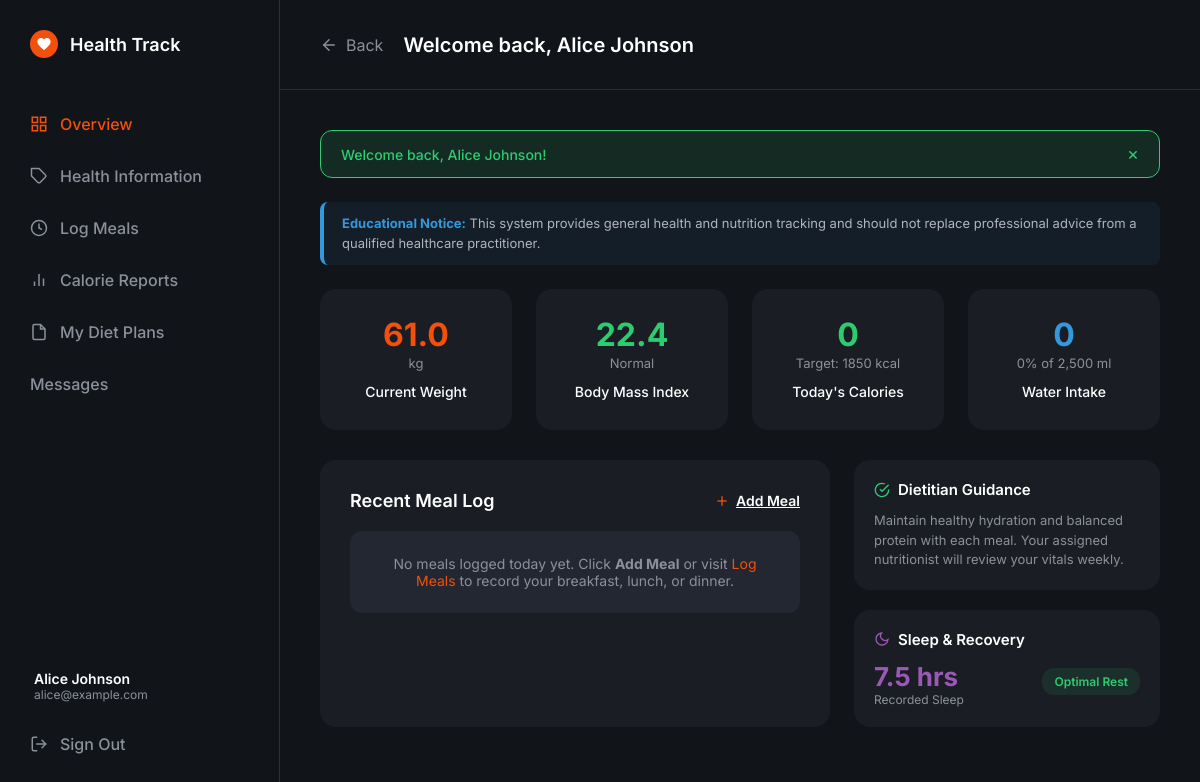
/user/dashboard.php (signed in), run on the app's committed database.
### tables this page shows
CREATE TABLE IF NOT EXISTS `users` (
    `id` INT AUTO_INCREMENT PRIMARY KEY,
    `name` VARCHAR(100) NOT NULL,
    `email` VARCHAR(150) NOT NULL UNIQUE,
    `password` VARCHAR(255) NOT NULL,
    `phone` VARCHAR(30) NULL,
    `role` ENUM('admin', 'dietitian', 'user') NOT NULL DEFAULT 'user',
    `status` ENUM('active', 'inactive', 'suspended', 'pending') NOT NULL DEFAULT 'active',
    `created_at` TIMESTAMP DEFAULT CURRENT_TIMESTAMP,
    `updated_at` TIMESTAMP DEFAULT CURRENT_TIMESTAMP ON UPDATE CURRENT_TIMESTAMP,
    INDEX `idx_role` (`role`),
    INDEX `idx_status` (`status`)
);

CREATE TABLE IF NOT EXISTS `health_profiles` (
    `id` INT AUTO_INCREMENT PRIMARY KEY,
    `user_id` INT NOT NULL UNIQUE,
    `age` INT NULL,
    `gender` ENUM('male', 'female', 'other') NULL,
    `height` DECIMAL(5,2) NULL,  
    `weight` DECIMAL(5,2) NULL,  
    `activity_level` ENUM('sedentary', 'light', 'moderate', 'very_active', 'extra_active') DEFAULT 'sedentary',
    `health_goal` ENUM('weight_loss', 'weight_gain', 'maintain_weight', 'general_fitness') DEFAULT 'maintain_weight',
    `dietary_preference` ENUM('anything', 'vegetarian', 'vegan', 'keto', 'halal', 'paleo') DEFAULT 'anything',
    `daily_calorie_target` INT NULL DEFAULT 2000,
    `bmi` DECIMAL(4,1) NULL,
    `updated_at` TIMESTAMP DEFAULT CURRENT_TIMESTAMP ON UPDATE CURRENT_TIMESTAMP,
    FOREIGN KEY (`user_id`) REFERENCES `users`(`id`) ON DELETE CASCADE
);

### includes/auth.php (called while the page is built, shortened)
<?php
require_once __DIR__ . '/functions.php';
function isLoggedIn(): bool {
    return isset($_SESSION['user_id']) && !empty($_SESSION['user_id']);
}
function getCurrentUser(): ?array {
    static $currentUser = null;
    if ($currentUser === null) {
        $pdo = getDBConnection();
        $stmt = $pdo->prepare("SELECT id, name, email, phone, role, status FROM users WHERE id = :id LIMIT 1");
        $stmt->execute(['id' => $_SESSION['user_id']]);
        $user = $stmt->fetch();
        $currentUser = $user;
    }
    return $currentUser;
}
function requireRole($allowedRoles): void {
    $user = getCurrentUser();
}

### user/dashboard.php (the view, shortened to what this page needs)
<?php
require_once __DIR__ . '/../includes/auth.php';
requireRole('user');
$currentUser = getCurrentUser();
$pdo = getDBConnection();
$userId = (int)$currentUser['id'];
$stmt = $pdo->prepare("SELECT * FROM health_profiles WHERE user_id = :uid LIMIT 1");
$stmt->execute(['uid' => $userId]);
$profile = $stmt->fetch();
$weight = (float)($profile['weight'] ?? 65.0);
$height = (float)($profile['height'] ?? 170.0);
$targetCalories = (int)($profile['daily_calorie_target'] ?? 2000);
$bmiData = calculateBMI($weight, $height);
$stmt = $pdo->prepare("SELECT COALESCE(SUM(calories), 0) FROM meal_logs WHERE user_id = :uid AND meal_date = CURDATE()");
$stmt->execute(['uid' => $userId]);
$todayCalories = (int)$stmt->fetchColumn();
$stmt = $pdo->prepare("SELECT COALESCE(SUM(amount_ml), 0) FROM water_logs WHERE user_id = :uid AND log_date = CURDATE()");
$stmt->execute(['uid' => $userId]);
$todayWaterMl = (int)$stmt->fetchColumn();
$waterTargetMl = 2500;
$waterPercent = min(100, round(($todayWaterMl / $waterTargetMl) * 100));
$stmt = $pdo->prepare("SELECT duration_minutes FROM sleep_logs WHERE user_id = :uid ORDER BY sleep_date DESC LIMIT 1");
$stmt->execute(['uid' => $userId]);
$latestSleepMinutes = $stmt->fetchColumn();
$sleepDisplay = $latestSleepMinutes ? round($latestSleepMinutes / 60, 1) . ' hrs' : '7.5 hrs';
$stmt = $pdo->prepare("
    SELECT m.*, f.food_name
    FROM meal_logs m
    LEFT JOIN food_items f ON m.food_id = f.id
    WHERE m.user_id = :uid
    ORDER BY m.meal_date DESC, m.meal_time DESC
    LIMIT 4
");
$stmt->execute(['uid' => $userId]);
$recentMeals = $stmt->fetchAll();
$stmt = $pdo->prepare("
    SELECT r.*, u.name as dietitian_name
    FROM recommendations r
    JOIN users u ON r.dietitian_id = u.id
    WHERE r.user_id = :uid
    ORDER BY r.created_at DESC
    LIMIT 1
");
$stmt->execute(['uid' => $userId]);
$latestRecommendation = $stmt->fetch();
?>
<!DOCTYPE html>
<html lang="en">
<head>
    <link rel="stylesheet" href="../dashboard.css">
</head>
<body>
    <div class="dashboard-layout">
        <aside class="sidebar">
            <div class="sidebar-header">
                <div class="logo-container small-logo">
                    <div class="filled-heart-icon">
                        <svg viewBox="0 0 24 24" fill="white" width="16" height="16">
                            <path d="M12 21.35l-1.45-1.32C5.4 15.36 2 12.28 2 8.5 2 5.42 4.42 3 7.5 3c1.74 0 3.41.81 4.5 2.09C13.09 3.81 14.76 3 16.5 3 19.58 3 22 5.42 22 8.5c0 3.78-3.4 6.86-8.55 11.54L12 21.35z"/>
                        </svg>
                    </div>
                    <span class="logo-text-small">Health Track</span>
                </div>
            </div>
            <nav class="sidebar-nav">
                <a href="dashboard.php" class="nav-link active">
                    <svg viewBox="0 0 24 24" width="18" height="18" fill="none" stroke="currentColor" stroke-width="2"><rect x="3" y="3" width="7" height="7"></rect><rect x="14" y="3" width="7" height="7"></rect><rect x="14" y="14" width="7" height="7"></rect><rect x="3" y="14" width="7" height="7"></rect></svg>
                    Overview
                </a>
                <a href="health-info.php" class="nav-link">
                    <svg viewBox="0 0 24 24" width="18" height="18" fill="none" stroke="currentColor" stroke-width="2"><path d="M20.59 13.41l-7.17 7.17a2 2 0 0 1-2.83 0L2 12V2h10l8.59 8.59a2 2 0 0 1 0 2.82z"></path><line x1="7" y1="7" x2="7.01" y2="7"></line></svg>
                    Health Information
                </a>
                <a href="log-meals.php" class="nav-link">
                    <svg viewBox="0 0 24 24" width="18" height="18" fill="none" stroke="currentColor" stroke-width="2"><circle cx="12" cy="12" r="10"></circle><path d="M12 6v6l4 2"></path></svg>
                    Log Meals
                </a>
                <a href="calorie-reports.php" class="nav-link">
                    <svg viewBox="0 0 24 24" width="18" height="18" fill="none" stroke="currentColor" stroke-width="2"><path d="M18 20V10M12 20V4M6 20v-6"></path></svg>
                    Calorie Reports
                </a>
                <a href="diet-plans.php" class="nav-link">
                    <svg viewBox="0 0 24 24" width="18" height="18" fill="none" stroke="currentColor" stroke-width="2"><path d="M14 2H6a2 2 0 0 0-2 2v16a2 2 0 0 0 2 2h12a2 2 0 0 0 2-2V8z"></path><polyline points="14 2 14 8 20 8"></polyline></svg>
                    My Diet Plans
                </a>
                <a href="messages.php" class="nav-link">Messages</a>
            </nav>
            <div class="sidebar-footer">
                <div style="margin-bottom: 16px; padding: 0 4px;">
                    <div style="font-size: 14px; font-weight: 600; color: var(--text-light);"><?= e($currentUser['name']) ?></div>
                    <div style="font-size: 12px; color: var(--text-muted);"><?= e($currentUser['email']) ?></div>
                </div>
                <a href="../logout.php" class="nav-link sign-out">
                    <svg viewBox="0 0 24 24" width="18" height="18" fill="none" stroke="currentColor" stroke-width="2" stroke-linecap="round" stroke-linejoin="round">
                        <path d="M9 21H5a2 2 0 0 1-2-2V5a2 2 0 0 1 2-2h4"></path>
                        <polyline points="16 17 21 12 16 7"></polyline>
                        <line x1="21" y1="12" x2="9" y2="12"></line>
                    </svg>
                    Sign Out
                </a>
            </div>
        </aside>
        <main class="main-content">
            <header class="top-header">
                <h1 class="header-title">Welcome back, <?= e($currentUser['name']) ?></h1>
            </header>
            <div class="content-wrapper" style="max-width: 1200px;">
                <div style="background-color: rgba(52, 152, 219, 0.08); border-left: 4px solid #3498db; border-radius: 8px; padding: 12px 18px; margin-bottom: 24px; font-size: 13px; color: #b0b4bd; line-height: 1.5;">
                    <strong style="color: #3498db;">Educational Notice:</strong> This system provides general health and nutrition tracking and should not replace professional advice from a qualified healthcare practitioner.
                </div>
                <div class="summary-cards-grid" style="grid-template-columns: repeat(4, 1fr); margin-bottom: 30px;">
                    <div class="summary-card">
                        <div class="summary-value text-orange"><?= number_format($weight, 1) ?></div>
                        <div class="summary-unit">kg</div>
                        <div class="summary-label">Current Weight</div>
                    </div>
                    <div class="summary-card">
                        <div class="summary-value" style="color: <?= $bmiData['color'] ?>;"><?= $bmiData['bmi'] ?></div>
                        <div class="summary-unit"><?= $bmiData['category'] ?></div>
                        <div class="summary-label">Body Mass Index</div>
                    </div>
                    <div class="summary-card">
                        <div class="summary-value text-green"><?= $todayCalories ?></div>
                        <div class="summary-unit">Target: <?= $targetCalories ?> kcal</div>
                        <div class="summary-label">Today's Calories</div>
                    </div>
                    <div class="summary-card">
                        <div class="summary-value text-blue"><?= $todayWaterMl ?></div>
                        <div class="summary-unit"><?= $waterPercent ?>% of 2,500 ml</div>
                        <div class="summary-label">Water Intake</div>
                    </div>
                </div>
                <div style="display: grid; grid-template-columns: 2fr 1.2fr; gap: 24px; margin-bottom: 30px;">
                    <div class="form-card" style="margin-bottom: 0;">
                        <div style="display: flex; justify-content: space-between; align-items: center; margin-bottom: 20px;">
                            <h3 class="card-title" style="margin-bottom: 0;">Recent Meal Log</h3>
                            <a href="log-meals.php" class="add-text-btn">
                                <svg viewBox="0 0 24 24" width="16" height="16" fill="none" stroke="currentColor" stroke-width="2"><line x1="12" y1="5" x2="12" y2="19"></line><line x1="5" y1="12" x2="19" y2="12"></line></svg>
                                Add Meal
                            </a>
                        </div>
                        <?php if (empty($recentMeals)): ?>
                            <div style="background-color: var(--input-bg); border-radius: 12px; padding: 24px; text-align: center; color: var(--text-muted); font-size: 14px;">
                                No meals logged today yet. Click <strong>Add Meal</strong> or visit <a href="log-meals.php" style="color: var(--primary-orange); text-decoration: none;">Log Meals</a> to record your breakfast, lunch, or dinner.
                            </div>
                        <?php endif; ?>
                    </div>
                    <div style="display: flex; flex-direction: column; gap: 20px;">
                        <div class="panel-card" style="padding: 20px;">
                            <h4 style="font-size: 15px; font-weight: 600; color: var(--text-light); margin-bottom: 12px; display: flex; align-items: center; gap: 8px;">
                                <svg viewBox="0 0 24 24" width="16" height="16" fill="none" stroke="#2ecc71" stroke-width="2"><path d="M22 11.08V12a10 10 0 1 1-5.93-9.14"></path><polyline points="22 4 12 14.01 9 11.01"></polyline></svg>
                                Dietitian Guidance
                            </h4>
                            <?php if ($latestRecommendation): ?>
                                <p style="font-size: 13px; color: #b0b4bd; line-height: 1.5; margin-bottom: 10px;">
                                    "<?= e($latestRecommendation['recommendation']) ?>"
                                </p>
                                <div style="font-size: 11px; color: var(--text-muted); text-align: right;">
                                    — Dr. <?= e($latestRecommendation['dietitian_name']) ?>
                                </div>
                            <?php else: ?>
                                <p style="font-size: 13px; color: var(--text-muted); line-height: 1.5;">
                                    Maintain healthy hydration and balanced protein with each meal. Your assigned nutritionist will review your vitals weekly.
                                </p>
                            <?php endif; ?>
                        </div>
                        <div class="panel-card" style="padding: 20px;">
                            <h4 style="font-size: 15px; font-weight: 600; color: var(--text-light); margin-bottom: 12px; display: flex; align-items: center; gap: 8px;">
                                <svg viewBox="0 0 24 24" width="16" height="16" fill="none" stroke="#9b59b6" stroke-width="2"><path d="M21 12.79A9 9 0 1 1 11.21 3 7 7 0 0 0 21 12.79z"></path></svg>
                                Sleep & Recovery
                            </h4>
                            <div style="display: flex; justify-content: space-between; align-items: baseline;">
                                <div>
                                    <span style="font-size: 26px; font-weight: 700; color: #9b59b6;"><?= $sleepDisplay ?></span>
                                    <div style="font-size: 12px; color: var(--text-muted);">Recorded Sleep</div>
                                </div>
                                <span class="status-badge status-active">Optimal Rest</span>
                            </div>
                        </div>
                    </div>
                </div>
            </div>
        </main>
    </div>
</body>
</html>

### data on the page
users: name "Alice Johnson", email "alice@example.com"
health_profiles: weight "61.0", weight+height "22.4", weight+height "Normal", daily_calorie_target "1850"

### other printed values
$message "Welcome back, Alice Johnson!"
$todayCalories "0"
$todayWaterMl "0"
$waterPercent "0"
$sleepDisplay "7.5 hrs"
